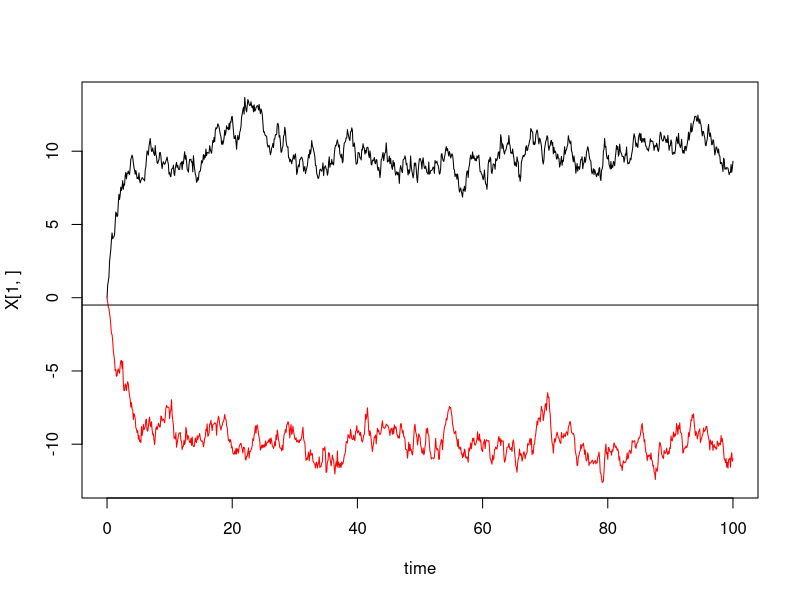
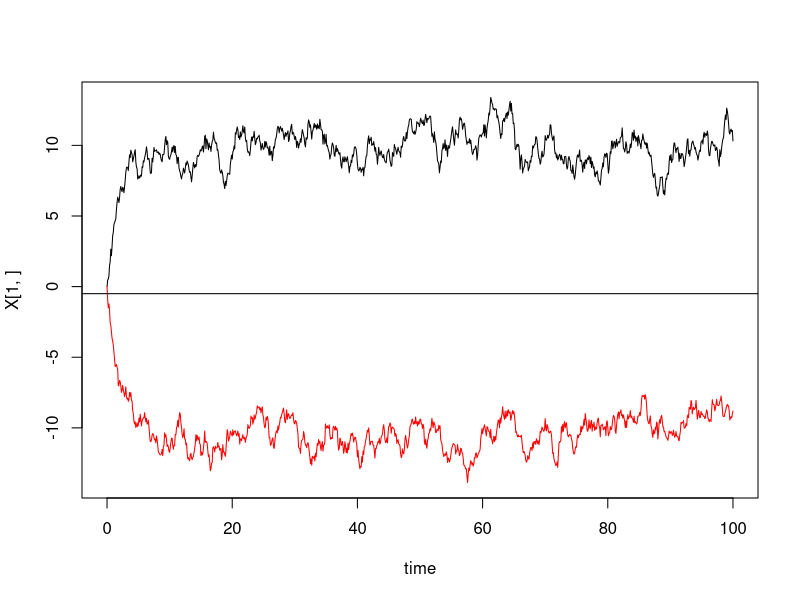
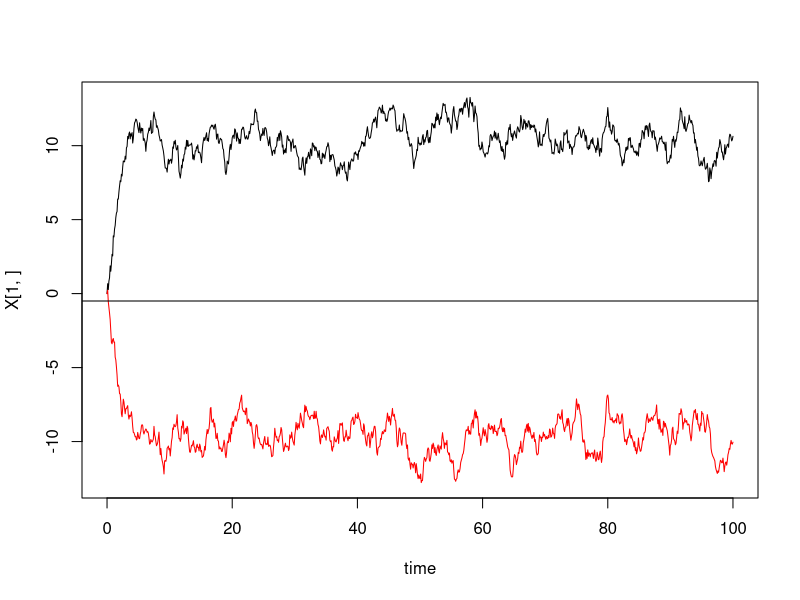
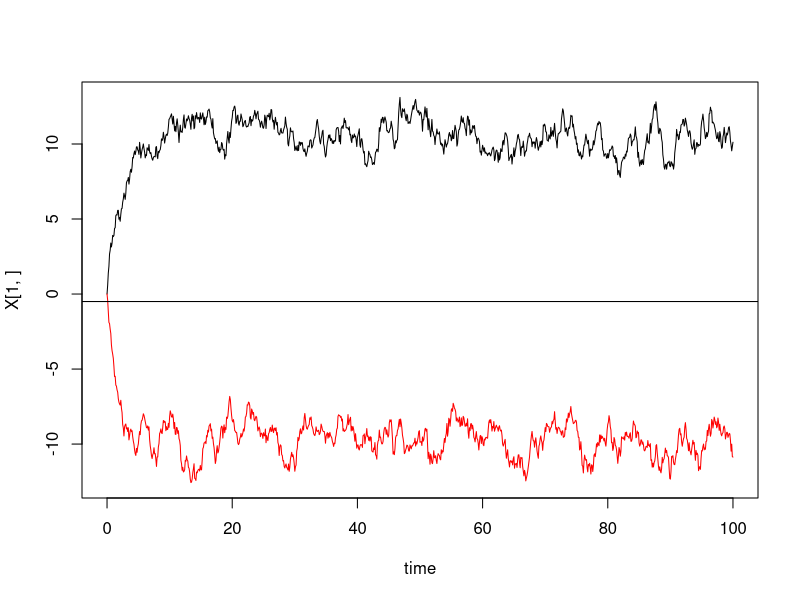
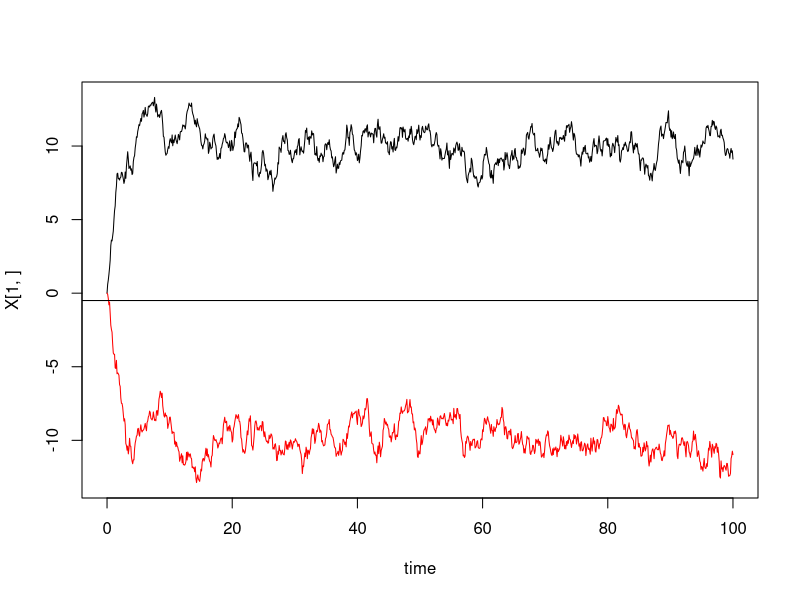
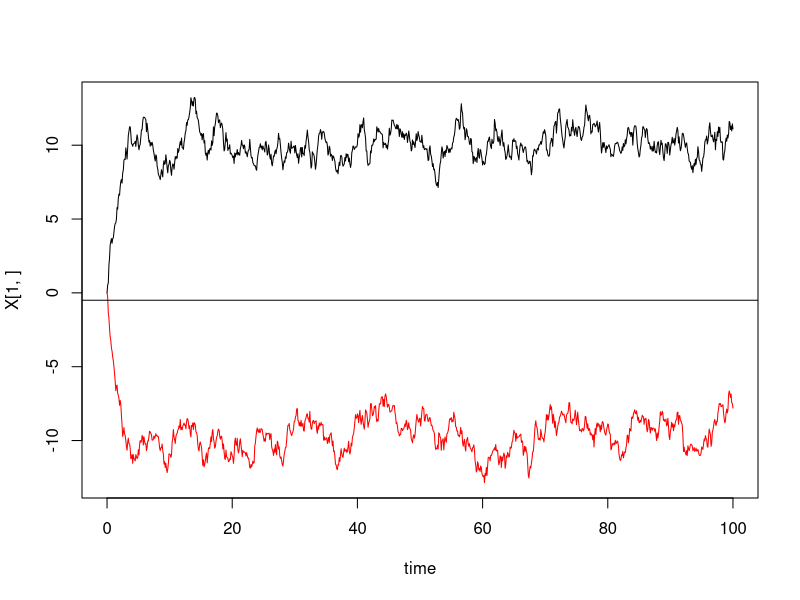
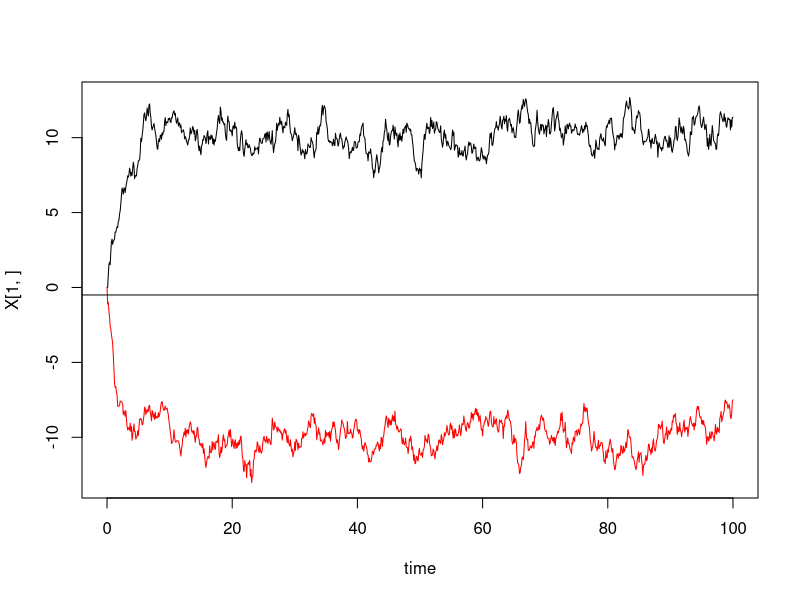
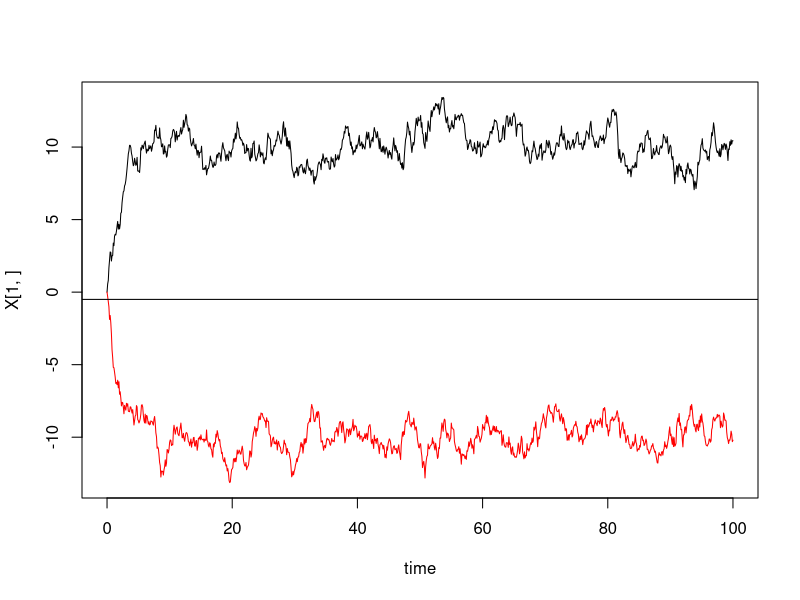

These figures' R source, in order: (Note: a time limit stopped this script after it produced the figures.)
re1<-1 #rate of error in animal 1
re2<-re1 #rate of error in animal 2
me1<-0 #mean error in animal 1
me2<-me1 #mean error in animal 2
se1<-1 #variance of error in animal 1
se2<-se1 #variance of error in animal 2

rf<-1 #rate of fighting
mf<-0.1 #mean fight outcome
sf<-0.0 #variance of fight outcome

bs1=0 #boost to animal 2 when animal 1 signals
bs2=0 #boost to animal 1 when animal 2 signals

rs<-1 #maximum signaling rate

T<-2.5  #threshold

erf<-function(x){
	return(2*pnorm(x*sqrt(2))-1)
	}

f<-function(x){
	return(rs*(-erf((x-(-T)))+1)/2)
	}

#for drift diffusion model (size of error does not depend on state)	
error_rate<-function(re1,re2,me1,me2,se1,se2,rf,mf){
	z=T/(me1+mf)
	a=(me1+mf)^2/(se1^2+sf^2)
	x=1/(1+exp(2*z*a)) #from psych.pdf
#	x=1-(1-exp(-2*(me1+mf)*(se1^2+sf^2)))/(1-exp(-4*(me1+mf)*(se1^2+sf^2))) #from stoch calc class
	return(x)
	}
	
dec_time<-function(re1,re2,me1,me2,se1,se2,rf,mf){
	z=T/(me1+mf)
	a=(me1+mf)^2/(se1^2+sf^2)
	x=z*tanh(z*a)
	return(x)
	}

timesteps=100 #how many reactions to have
runs=500 #how many separate runs to do
deltat=0.01
bins=seq(0,timesteps*deltat,by=deltat) #bin time so we can compare evolution in time between runs

B<-function(re1,re2,me1,me2,se1,se2,rf,mf,sf,bs1,bs2){ #Gillespie algorithm


hitting=NULL
decision=NULL
switches=NULL

where1=list() #each element of the list will be an array of dominance values for animal 1 at a point in time
where2=list()
for(i in 1:length(bins)){
	where1[[i]]=array()
	where2[[i]]=array()
	}

for(k in 1:runs){
time=array(,timesteps+1) #keep track of timepoints
time[1]=0 #initialize
X=array(,c(2,timesteps+1))
X[,1]=c(0,0)

for(i in 1:timesteps+1){
	z=rnorm(5,0,1)
	X[1,i]=X[1,i-1]+(me1*X[1,i-1]+mf+bs2*f(X[2,i-1]))*deltat+sf*sqrt(deltat)*z[1]+se1*sqrt(deltat)*z[2]+bs2*sqrt(f(X[2,i-1]))*z[3]
	X[2,i]=X[2,i-1]+(me1*X[2,i-1]-mf+bs1*f(X[1,i-1]))*deltat+sf*sqrt(deltat)*z[1]+se2*sqrt(deltat)*z[4]+bs1*sqrt(f(X[1,i-1]))*z[5]
	time[i]=time[i-1]+deltat
	}
	
for(i in 1:length(bins)){ #for each bin concatenate the dominance values at the beginning of that time bin
		where1[[i]]=c(where1[[i]],X[1,i])
		where2[[i]]=c(where2[[i]],X[2,i])
	}

v=apply(X,2,min)
if(sum(v>(-T))<length(v)){
dt=min(which(v<=(-T)))
hitting=c(hitting,time[dt])
decision=c(decision,which.min(X[,dt]))} 

u=apply(X,2,max)
w=intersect(which(v<(-T)),which(u>T))
count=0
s=which.max(X[,w[1]])
if(length(w)>1){
for(i in 2:length(w)){
	if(which.max(X[,w[i]])!=which.max(X[,w[i-1]])){
		count=count+1
		}
	s=sign(X[1,w[i]])
	}
	}
switches=c(switches,count)

layout(1)	
plot(time,X[1,],type="l",ylim=range(X)) #plot dominance estimates over time
lines(time,X[2,],col="red")
abline(h=-T)

} #end of k loop

for(i in 1:length(bins)){ #get rid of first null value of each list
	where1[[i]]=where1[[i]][-1]
	where2[[i]]=where2[[i]][-1]
	}	

to_return=list(where1,where2,decision,hitting,switches)

##compare observed statistics from simulations to what's predicted:
#print(paste("Predicted error rate is ",error_rate(re1,re2,me1,me2,se1,se2,rf,mf)))
print(paste("Observed error rate is ",length(which(decision==1))/length(decision)))
#print(paste("Expected decision time is ",dec_time(re1,re2,me1,me2,se1,se2,rf,mf)))
print(paste("Mean time until one starts signaling is ",mean(hitting)))
print(paste("On average ",mean(switches)," switches occurred"))

return(to_return)
}

T<-.5  #threshold

me1<--.5 #mean error in animal 1
me2<-me1 #mean error in animal 2
se1<-1 #variance of error in animal 1
se2<-se1 #variance of error in animal 2

mf<-5 #mean fight outcome
sf<-.5 #variance of fight outcome

bs1=0 #boost to animal 2 when animal 1 signals
bs2=bs1 #boost to animal 1 when animal 2 signals

timesteps=1000 #how many reactions to have
runs=1000 #how many separate runs to do
deltat=0.1
bins=seq(0,timesteps*deltat,by=deltat) #bin time so we can compare evolution in time between runs

L=B(re1,re2,me1,me2,se1,se2,rf,mf,sf,0,0)
Lb=B(re1,re2,me1,me2,se1,se2,rf,mf,sf,bs1,bs2)

#l=which(bins==ceiling(max(bins)/3))
l=which(bins==100)
layout(matrix(1:2,nrow=1))
boxplot(L[[1]][1:l],axes=FALSE)
axis(1,at=1:l,bins[1:l])
axis(2)
abline(h=-mf/me1,col="red")
boxplot(L[[2]][1:l],axes=FALSE)
axis(1,at=1:l,bins[1:l])
axis(2)	
abline(h=mf/me1,col="red")

#to confirm that without signaling, the estimates reach the stationary distributions they should:
k=951
layout(matrix(1:2,nrow=1))
hist(L[[1]][[k]],freq=FALSE,xlab="Estimate",ylab="Probability",main=paste("Animal 1's Estimate at t=",bins[k]))
v=seq(min(L[[1]][[k]]),max(L[[1]][[k]]),by=0.01)
v=matrix(v,nrow=1)
v2=apply(v,2,dnorm,mean=-mf/me1,sd=sqrt(-(sf^2+se1^2)/(2*me1)))
lines(v,v2,col="red")
hist(L[[2]][[k]],freq=FALSE,xlab="Estimate",ylab="Probability",main=paste("Animal 1's Estimate at t=",bins[k]))
v=seq(min(L[[2]][[k]]),max(L[[2]][[k]]),by=0.01)
v=matrix(v,nrow=1)
v2=apply(v,2,dnorm,mean=mf/me1,sd=sqrt(-(sf^2+se1^2)/(2*me1)))
lines(v,v2,col="red")

ks.test(L[[1]][[k]],pnorm,mean=-mf/me1,sd=sqrt(-(sf^2+se1^2)/(2*me1)))
ks.test(L[[2]][[k]],pnorm,mean=mf/me1,sd=sqrt(-(sf^2+se1^2)/(2*me1)))

#to compare the stationary distributions with and without signaling feedback:
k=1001
layout(matrix(1:2,nrow=1))
hist(L[[1]][[k]],col=rgb(0,0,1,alph=1),freq=FALSE,xlim=range(c(L[[1]][[k]],Lb[[1]][[k]]+5)),main=paste("Animal 1's Estimate at t=",bins[k]),xlab="Estimate",breaks=10)
hist(Lb[[1]][[k]],col=rgb(0,0,1,alph=.25),freq=FALSE,add=T,breaks=10)
abline(v=-mf/me1,col="red")
legend(10,0.2,legend=c("w/o Feedback","w/ Feedback"),fill=c(rgb(0,0,1,1),rgb(0,0,1,.25)),bty="n")

hist(L[[2]][[k]],col=rgb(0,0,1,alph=1),freq=FALSE,xlim=range(c(L[[2]][[k]],Lb[[2]][[k]]+5)),main=paste("Animal 2's Estimate at t=",bins[k]),xlab="Estimate",breaks=10)
hist(Lb[[2]][[k]],col=rgb(0,0,1,alph=.25),freq=FALSE,add=T,breaks=10)
abline(v=mf/me1,col="red")

#to determine the joint effects of mean fight outcome and signaling feedback on the number of switches in dominance regime:
fight_diff<-seq(0,10,by=1)
signal_feedback<-seq(0,10,by=1)
A=array(,c(length(fight_diff),length(signal_feedback)))
for(i in 1:length(fight_diff)){
	for(j in 1:length(signal_feedback)){
		L=B(re1,re2,me1,me2,se1,se2,rf,fight_diff[i],sf,signal_feedback[j],signal_feedback[j])
		A[i,j]=mean(L[[5]])
		}
	}
image(A,axes=FALSE,xlab="Difference in Fighting Ability",ylab="Signaling Feedback",main=paste("Numbers of switches, me=",me1,"se=",se1,"sf=",sf))
axis(1,at=seq(0,1,length.out=6),seq(min(fight_diff),max(fight_diff),length.out=6))
axis(2,at=seq(0,1,length.out=6),seq(min(signal_feedback),max(signal_feedback),length.out=6))
